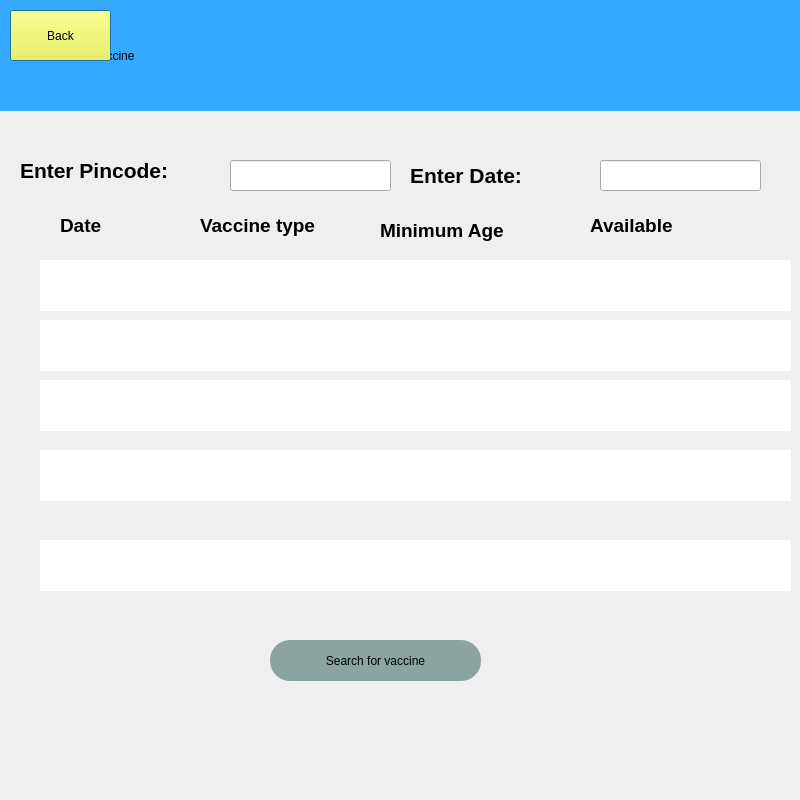
<?xml version="1.0" encoding="UTF-8"?>
<ui version="4.0">
 <class>Dialog</class>
 <widget class="QDialog" name="Dialog">
  <property name="geometry">
   <rect>
    <x>0</x>
    <y>0</y>
    <width>800</width>
    <height>800</height>
   </rect>
  </property>
  <property name="maximumSize">
   <size>
    <width>800</width>
    <height>800</height>
   </size>
  </property>
  <property name="windowTitle">
   <string>Dialog</string>
  </property>
  <property name="styleSheet">
   <string notr="true"/>
  </property>
  <widget class="QLabel" name="label">
   <property name="geometry">
    <rect>
     <x>0</x>
     <y>0</y>
     <width>800</width>
     <height>111</height>
    </rect>
   </property>
   <property name="maximumSize">
    <size>
     <width>800</width>
     <height>800</height>
    </size>
   </property>
   <property name="styleSheet">
    <string notr="true">font: 11pt &quot;MS Shell Dlg 2&quot;;
background-color: rgb(53, 168, 255);
font: 22pt &quot;MS Shell Dlg 2&quot;;</string>
   </property>
   <property name="text">
    <string>                   Book vaccine</string>
   </property>
  </widget>
  <widget class="QLabel" name="label_5">
   <property name="geometry">
    <rect>
     <x>60</x>
     <y>300</y>
     <width>47</width>
     <height>13</height>
    </rect>
   </property>
   <property name="text">
    <string/>
   </property>
  </widget>
  <widget class="QPushButton" name="back">
   <property name="geometry">
    <rect>
     <x>10</x>
     <y>10</y>
     <width>101</width>
     <height>51</height>
    </rect>
   </property>
   <property name="styleSheet">
    <string notr="true">background-color: rgb(255, 255, 43);</string>
   </property>
   <property name="text">
    <string>Back</string>
   </property>
  </widget>
  <widget class="QLabel" name="label_4">
   <property name="geometry">
    <rect>
     <x>350</x>
     <y>30</y>
     <width>91</width>
     <height>61</height>
    </rect>
   </property>
   <property name="styleSheet">
    <string notr="true">background-image: url(:/newPrefix/110-1108218_managment-booking-calendar-check-icon.png);
background-image: url(:/newPrefix/110-1108218_managment-booking-calendar-check-icon.png);</string>
   </property>
   <property name="text">
    <string/>
   </property>
   <property name="pixmap">
    <pixmap>:/newPrefix/110-1108218_managment-booking-calendar-check-icon.png</pixmap>
   </property>
   <property name="scaledContents">
    <bool>true</bool>
   </property>
  </widget>
  <widget class="QWidget" name="video" native="true">
   <property name="geometry">
    <rect>
     <x>0</x>
     <y>0</y>
     <width>800</width>
     <height>800</height>
    </rect>
   </property>
   <property name="maximumSize">
    <size>
     <width>800</width>
     <height>800</height>
    </size>
   </property>
   <property name="styleSheet">
    <string notr="true">QWidget#widget{background-color: qlineargradient(spread:pad, x1:0, y1:0, x2:1, y2:1, stop:0 rgba(24, 75, 203, 255), stop:1 rgba(255, 255, 255, 255));}</string>
   </property>
   <widget class="QPushButton" name="search">
    <property name="geometry">
     <rect>
      <x>270</x>
      <y>640</y>
      <width>211</width>
      <height>41</height>
     </rect>
    </property>
    <property name="mouseTracking">
     <bool>false</bool>
    </property>
    <property name="styleSheet">
     <string notr="true">background-color: rgb(139, 163, 161);
font: 75 14pt &quot;MS Shell Dlg 2&quot;;
border-radius:20px</string>
    </property>
    <property name="text">
     <string>Search for vaccine</string>
    </property>
    <property name="checkable">
     <bool>false</bool>
    </property>
    <property name="autoDefault">
     <bool>true</bool>
    </property>
    <property name="default">
     <bool>false</bool>
    </property>
    <property name="flat">
     <bool>false</bool>
    </property>
   </widget>
   <widget class="QLabel" name="label_2">
    <property name="geometry">
     <rect>
      <x>20</x>
      <y>140</y>
      <width>201</width>
      <height>61</height>
     </rect>
    </property>
    <property name="text">
     <string>&lt;html&gt;&lt;head/&gt;&lt;body&gt;&lt;p&gt;&lt;span style=&quot; font-size:16pt; font-weight:600;&quot;&gt;Enter Pincode:&lt;/span&gt;&lt;/p&gt;&lt;/body&gt;&lt;/html&gt;</string>
    </property>
   </widget>
   <widget class="QLabel" name="label_3">
    <property name="geometry">
     <rect>
      <x>410</x>
      <y>140</y>
      <width>181</width>
      <height>71</height>
     </rect>
    </property>
    <property name="text">
     <string>&lt;html&gt;&lt;head/&gt;&lt;body&gt;&lt;p&gt;&lt;span style=&quot; font-size:16pt; font-weight:600;&quot;&gt;Enter Date:&lt;/span&gt;&lt;/p&gt;&lt;/body&gt;&lt;/html&gt;</string>
    </property>
   </widget>
   <widget class="QLineEdit" name="pincode">
    <property name="geometry">
     <rect>
      <x>230</x>
      <y>160</y>
      <width>161</width>
      <height>31</height>
     </rect>
    </property>
    <property name="styleSheet">
     <string notr="true">font: 75 14pt &quot;MS Shell Dlg 2&quot;;</string>
    </property>
   </widget>
   <widget class="QLineEdit" name="date">
    <property name="geometry">
     <rect>
      <x>600</x>
      <y>160</y>
      <width>161</width>
      <height>31</height>
     </rect>
    </property>
    <property name="styleSheet">
     <string notr="true">font: 75 14pt &quot;MS Shell Dlg 2&quot;;</string>
    </property>
   </widget>
   <widget class="QLabel" name="label_7">
    <property name="geometry">
     <rect>
      <x>40</x>
      <y>260</y>
      <width>751</width>
      <height>51</height>
     </rect>
    </property>
    <property name="styleSheet">
     <string notr="true">color: rgb(34, 104, 188);
font: 14pt &quot;MS Shell Dlg 2&quot;;
background-color: rgb(255, 255, 255);
</string>
    </property>
    <property name="text">
     <string/>
    </property>
   </widget>
   <widget class="QLabel" name="label_8">
    <property name="geometry">
     <rect>
      <x>40</x>
      <y>320</y>
      <width>751</width>
      <height>51</height>
     </rect>
    </property>
    <property name="styleSheet">
     <string notr="true">color: rgb(34, 104, 188);
font: 14pt &quot;MS Shell Dlg 2&quot;;
background-color: rgb(255, 255, 255);
</string>
    </property>
    <property name="text">
     <string/>
    </property>
   </widget>
   <widget class="QLabel" name="label_9">
    <property name="geometry">
     <rect>
      <x>40</x>
      <y>380</y>
      <width>751</width>
      <height>51</height>
     </rect>
    </property>
    <property name="styleSheet">
     <string notr="true">color: rgb(34, 104, 188);
background-color: rgb(255, 255, 255);
font: 14pt &quot;MS Shell Dlg 2&quot;;
</string>
    </property>
    <property name="text">
     <string/>
    </property>
   </widget>
   <widget class="QLabel" name="label_10">
    <property name="geometry">
     <rect>
      <x>40</x>
      <y>450</y>
      <width>751</width>
      <height>51</height>
     </rect>
    </property>
    <property name="styleSheet">
     <string notr="true">color: rgb(34, 104, 188);
font: 14pt &quot;MS Shell Dlg 2&quot;;
background-color: rgb(255, 255, 255);
</string>
    </property>
    <property name="text">
     <string/>
    </property>
   </widget>
   <widget class="QLabel" name="label_11">
    <property name="geometry">
     <rect>
      <x>40</x>
      <y>490</y>
      <width>751</width>
      <height>51</height>
     </rect>
    </property>
    <property name="styleSheet">
     <string notr="true">color: rgb(0, 0, 0);
font: 14pt &quot;MS Shell Dlg 2&quot;;
</string>
    </property>
    <property name="text">
     <string/>
    </property>
   </widget>
   <widget class="QLabel" name="label_12">
    <property name="geometry">
     <rect>
      <x>40</x>
      <y>540</y>
      <width>751</width>
      <height>51</height>
     </rect>
    </property>
    <property name="styleSheet">
     <string notr="true">color: rgb(34, 104, 188);
font: 14pt &quot;MS Shell Dlg 2&quot;;
background-color: rgb(255, 255, 255);
</string>
    </property>
    <property name="text">
     <string/>
    </property>
   </widget>
   <widget class="QLabel" name="label_13">
    <property name="geometry">
     <rect>
      <x>60</x>
      <y>210</y>
      <width>91</width>
      <height>31</height>
     </rect>
    </property>
    <property name="text">
     <string>&lt;html&gt;&lt;head/&gt;&lt;body&gt;&lt;p&gt;&lt;span style=&quot; font-size:14pt; font-weight:600;&quot;&gt;Date&lt;/span&gt;&lt;/p&gt;&lt;/body&gt;&lt;/html&gt;</string>
    </property>
   </widget>
   <widget class="QLabel" name="label_14">
    <property name="geometry">
     <rect>
      <x>200</x>
      <y>200</y>
      <width>151</width>
      <height>51</height>
     </rect>
    </property>
    <property name="text">
     <string>&lt;html&gt;&lt;head/&gt;&lt;body&gt;&lt;p&gt;&lt;span style=&quot; font-size:14pt; font-weight:600;&quot;&gt;Vaccine type&lt;/span&gt;&lt;/p&gt;&lt;/body&gt;&lt;/html&gt;</string>
    </property>
   </widget>
   <widget class="QLabel" name="label_15">
    <property name="geometry">
     <rect>
      <x>380</x>
      <y>210</y>
      <width>171</width>
      <height>41</height>
     </rect>
    </property>
    <property name="text">
     <string>&lt;html&gt;&lt;head/&gt;&lt;body&gt;&lt;p&gt;&lt;span style=&quot; font-size:14pt; font-weight:600;&quot;&gt;Minimum Age&lt;/span&gt;&lt;/p&gt;&lt;/body&gt;&lt;/html&gt;</string>
    </property>
   </widget>
   <widget class="QLabel" name="label_16">
    <property name="geometry">
     <rect>
      <x>590</x>
      <y>210</y>
      <width>121</width>
      <height>31</height>
     </rect>
    </property>
    <property name="text">
     <string>&lt;html&gt;&lt;head/&gt;&lt;body&gt;&lt;p&gt;&lt;span style=&quot; font-size:14pt; font-weight:600;&quot;&gt;Available&lt;/span&gt;&lt;/p&gt;&lt;/body&gt;&lt;/html&gt;</string>
    </property>
   </widget>
  </widget>
  <widget class="QLabel" name="label_6">
   <property name="geometry">
    <rect>
     <x>440</x>
     <y>30</y>
     <width>91</width>
     <height>61</height>
    </rect>
   </property>
   <property name="text">
    <string/>
   </property>
   <property name="pixmap">
    <pixmap resource="../../Desktop/qrc/bookvacc.qrc">:/newPrefix/Downloads/110-1108218_managment-booking-calendar-check-icon (1).jpg</pixmap>
   </property>
   <property name="scaledContents">
    <bool>true</bool>
   </property>
  </widget>
  <zorder>video</zorder>
  <zorder>label</zorder>
  <zorder>label_5</zorder>
  <zorder>back</zorder>
  <zorder>label_4</zorder>
  <zorder>label_6</zorder>
 </widget>
 <resources>
  <include location="../../Desktop/qrc/bookvacc.qrc"/>
 </resources>
 <connections/>
</ui>
